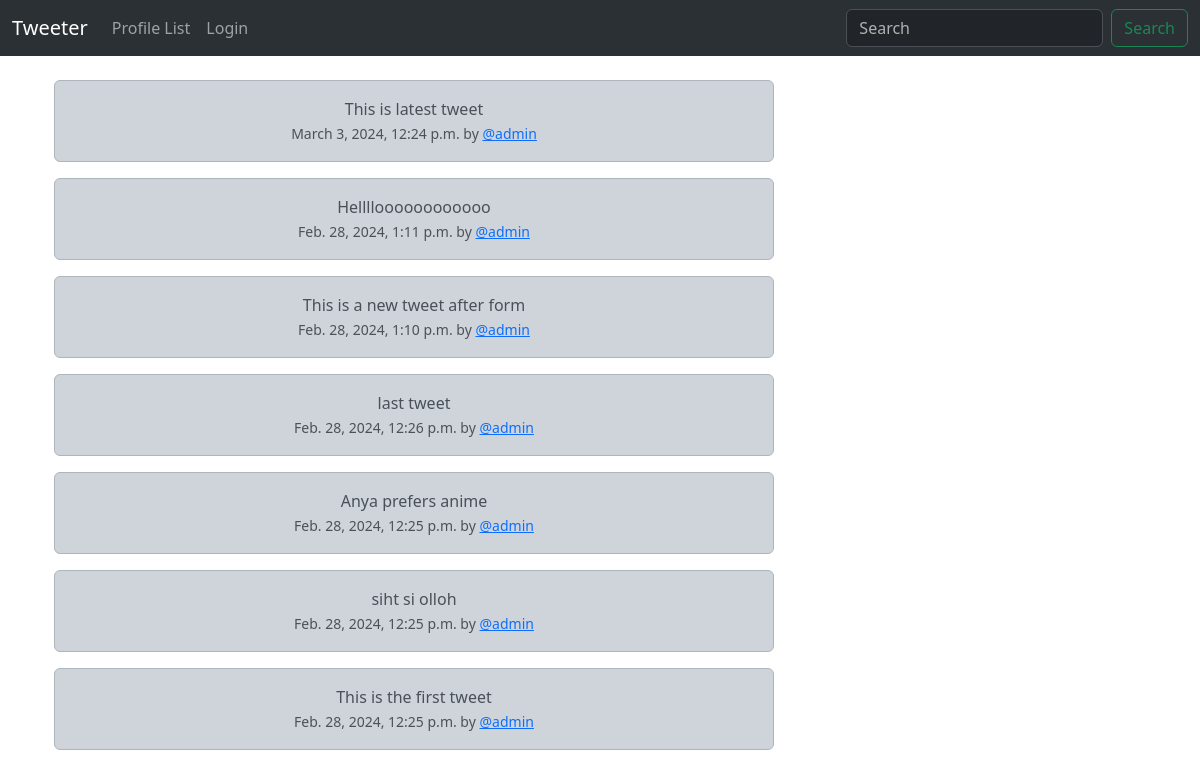
/, run on an earlier commit of the app's database.
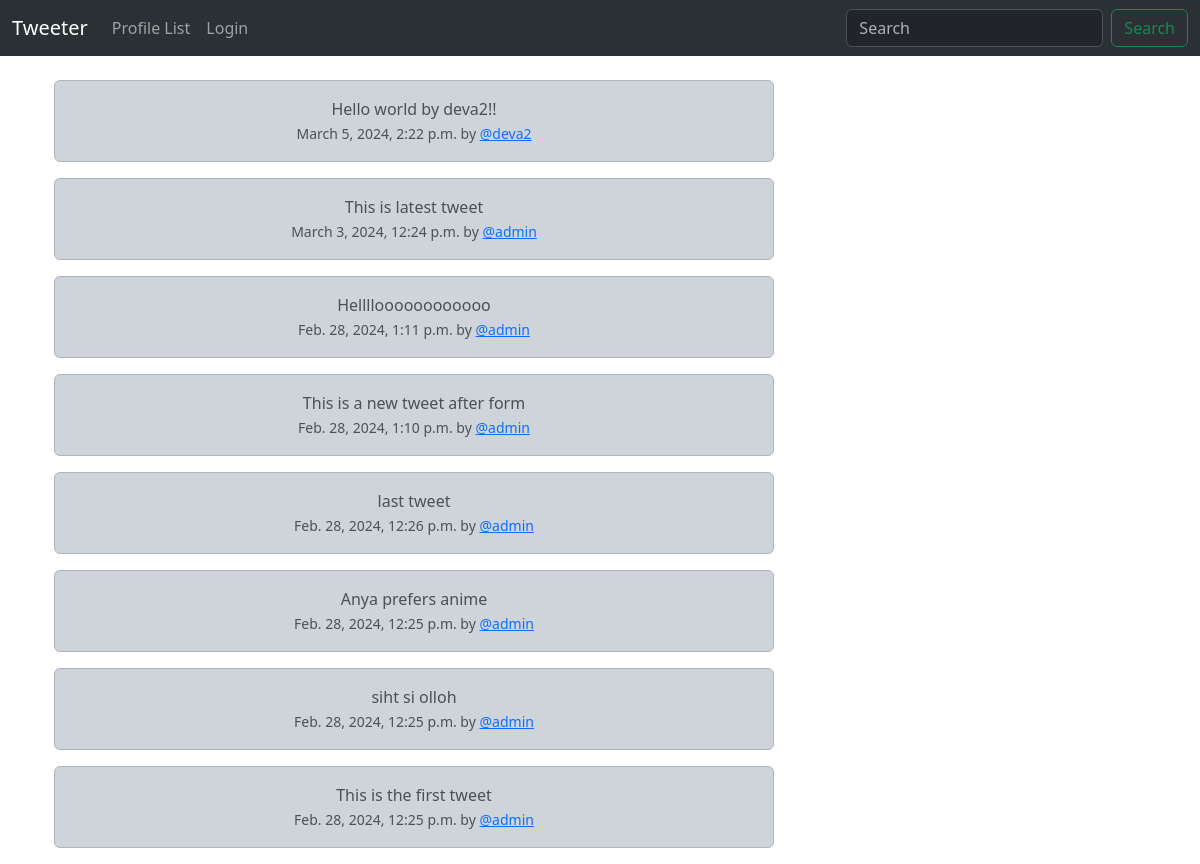
And on a later commit of the database.
### musker/models.py (models this page shows, shortened)
class Tweet(models.Model):
    user = models.ForeignKey(User, on_delete=models.DO_NOTHING, related_name="tweets")
    body = models.CharField(max_length=280)
    created_at = models.DateTimeField(auto_now_add=True)

### musker/views.py (the view)
# urls.py: path('',views.home,name='home'),
def home(request):
    if request.user.is_authenticated:
        form = TweetForm(request.POST or None)
        if request.method == "POST":
            if form.is_valid():
                tweet = form.save(commit=False)
                tweet.user = request.user
                tweet.save()
                messages.success(request,"Message has been sent successfully")
                return redirect("home")
        tweets = Tweet.objects.all().order_by("-created_at")
        return render(request,'index.html',{"tweets":tweets,"form":form})
    else:
        tweets = Tweet.objects.all().order_by("-created_at")
        return render(request,'index.html',{"tweets":tweets})

### templates/index.html (shortened to what this page needs)
{% extends "base.html" %}
{% block container %}
    <div class="container text-center">
        <div class="row">
            <div class="col-8">
                {% for i  in tweets %}
                    <div class="alert alert-dark" role="alert">
                        {{i.body}} <br>
                        <small class="text-muted">
                            {{i.created_at}} by <a href="{% url 'profile' i.user.id %}">@{{i.user.username}}</a>
                        </small>
                    </div>
                {% endfor %}
            </div>
        </div>
{% endblock container %}

What changed in the data, as far as the page shows it:
added Tweet: body "Hello world by deva2!!", created_at "March 5, 2024, 2:22 p.m.", user.username "deva2"
